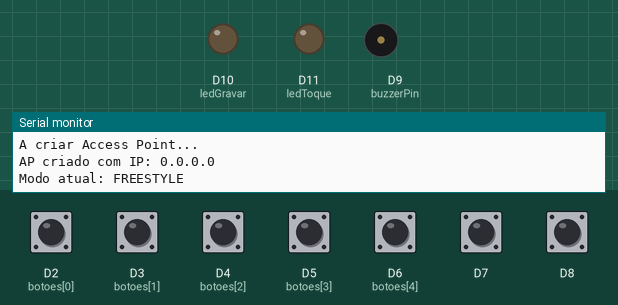
A sketch run on a simulated Arduino Uno R4 WiFi. On the bench: output pins drawn as LEDs (lit = HIGH), buzzer (waves = sounding), the last lines printed to the serial monitor. Dashed ring = blinking. The inputs (shaded band) are chosen by the test bench; at power-on: D2 (botoes[0]), D3 (botoes[1]), D4 (botoes[2]), D5 (botoes[3]), D6 (botoes[4]), D7, D8 HIGH.

Above: at 3.2 s.
3.3 s: D7 pulled LOW for 0.15 s
At 4.5 s:
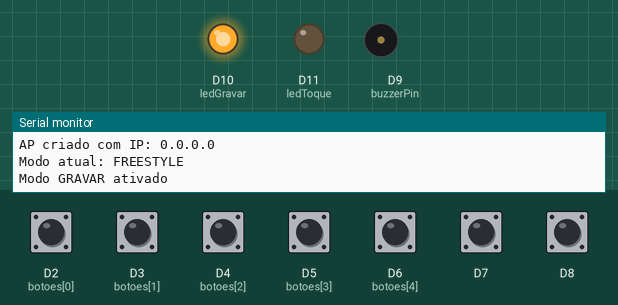
4.9 s: D2 (botoes[0]) pulled LOW for 0.15 s
At 4.97 s:
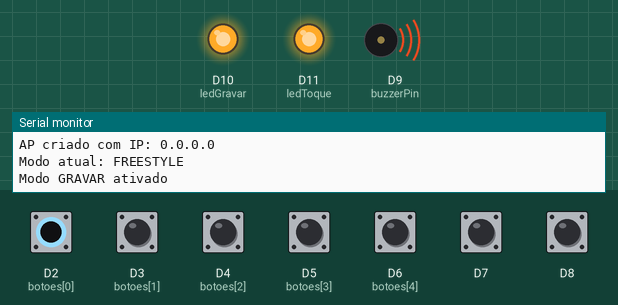
6.5 s: D7 pulled LOW for 1 s
At 6.75 s:
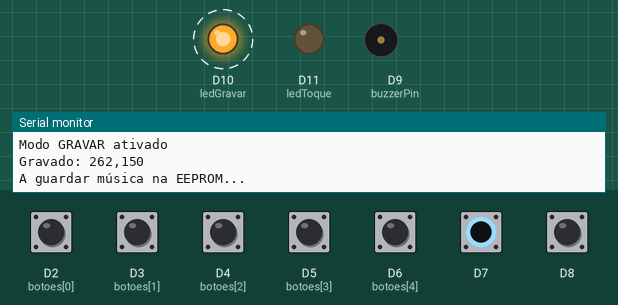
9.0 s: D3 (botoes[1]) pulled LOW for 0.15 s
At 9.07 s:
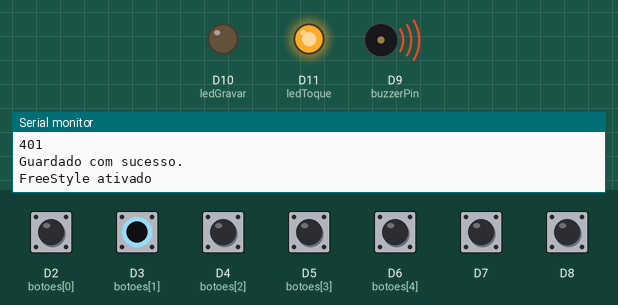
Timing chart, 0 to 12.0 s (numbered marks = the images above; inputs shaded):
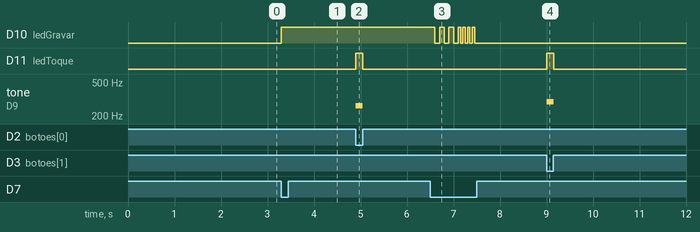

The sketch:

barulho.ino
```cpp
#include <EEPROM.h>
#include <WiFiS3.h>
#include <WiFiServer.h>

char ssid[] = "ArduinoPiano";
char pass[] = "12345678";

WiFiServer server(80);

int buzzerPin = 9;
int botoes[ 5 ] = { 2, 3, 4, 5, 6 };
int frequencias[ 5 ] = { 262, 294, 330, 349, 392 };

String musicaGravada = "";
bool modoGravar = false;

const int ledGravar = 10;
const int ledToque = 11;

void setup() {
  Serial.begin(115200);
  delay(1000);

  Serial.println("A criar Access Point...");
  int status = WiFi.beginAP(ssid, pass);
  if (status != WL_AP_LISTENING) {
    Serial.println("Erro ao iniciar AP");
    while (true);
  }

  delay(1000);
  IPAddress ip = WiFi.localIP();
  Serial.print("AP criado com IP: ");
  Serial.println(ip);

  server.begin();

  pinMode(buzzerPin, OUTPUT);
  for (int i = 0; i < 5; i++) {
    pinMode(botoes[ i ], INPUT_PULLUP);
  }

  pinMode(7, INPUT_PULLUP);
  pinMode(8, INPUT_PULLUP);

  pinMode(ledGravar, OUTPUT);
  pinMode(ledToque, OUTPUT);
  digitalWrite(ledGravar, LOW);
  digitalWrite(ledToque, LOW);

  Serial.println("Modo atual: FREESTYLE");
}

void loop() {
  static int lastNote = -1;
  static unsigned long tempoInicio = 0;
  static bool lastEstadoBotao7 = LOW;

  bool estadoAtualBotao7 = digitalRead(7);
  if (lastEstadoBotao7 == HIGH && estadoAtualBotao7 == LOW) {
    modoGravar = !modoGravar;

    if (!modoGravar) {
      Serial.println("A guardar música na EEPROM...");

      // Piscar LED enquanto guarda
      for (int i = 0; i < 6; i++) {
        digitalWrite(ledGravar, i % 2 == 0 ? HIGH : LOW);
        delay(100);
      }
      salvarMusicaNaEEPROM(musicaGravada);
      digitalWrite(ledGravar, LOW);
      Serial.println("Guardado com sucesso.");
      Serial.println("FreeStyle ativado");
    }
    else {
      musicaGravada = "";
      Serial.println("Modo GRAVAR ativado");
      digitalWrite(ledGravar, HIGH);  // Ligar LED em modo gravar
    }
    delay(300);
  }
  lastEstadoBotao7 = estadoAtualBotao7;

  for (int i = 0; i < 5; i++) {
    if (digitalRead(botoes[ i ]) == LOW) {
      if (lastNote != i) {
        tone(buzzerPin, frequencias[ i ]);
        tempoInicio = millis();
        lastNote = i;
        digitalWrite(ledToque, HIGH);  // LED toca
        delay(10);
      }
      return;
    }
  }

  if (lastNote != -1) {
    noTone(buzzerPin);
    digitalWrite(ledToque, LOW);  // Desligar LED ao soltar
    unsigned long duracao = millis() - tempoInicio;

    if (modoGravar) {
      String linha = String(frequencias[ lastNote ]) + "," + String(duracao) + "\n";
      musicaGravada += linha;
      Serial.print("Gravado: "); Serial.print(linha);
    }

    lastNote = -1;
  }

  if (digitalRead(8) == LOW) {
    Serial.println("Música gravada:");
    String lida = lerMusicaDaEEPROM();
    Serial.println(lida);
    delay(2000);
  }

  // Servidor HTTP
  WiFiClient client = server.available();
  if (client) {
    Serial.println("Novo cliente conectado");
    while (client.connected()) {
      if (client.available()) {
        String req = client.readStringUntil('\r');
        client.read();

        if (req.indexOf("GET /musica") != -1) {
          String resposta = lerMusicaDaEEPROM();
          client.println("HTTP/1.1 200 OK");
          client.println("Content-Type: text/plain");
          client.println("Access-Control-Allow-Origin: *");
          client.print("Content-Length: ");
          client.println(resposta.length());
          client.println();
          client.print(resposta);
        }
        else {
          client.println("HTTP/1.1 200 OK");
          client.println("Content-Type: text/plain");
          client.println();
          client.println("Arduino Piano Web API\nUse /musica para obter a música gravada.");
        }
        break;
      }
    }
    delay(1);
    client.stop();
    Serial.println("Cliente desconectado");
  }
}

void salvarMusicaNaEEPROM(String musica) {
  int len = musica.length();
  bool estadoLed = false;

  Serial.println(EEPROM.length());
  int tempoInicial = millis();
  for (int i = 0; i < len && i < EEPROM.length(); i++) {
    EEPROM.write(i, musica[ i ]);

    // Piscar LED durante escrita
    estadoLed = !estadoLed;
    digitalWrite(ledGravar, estadoLed);
    delay(50);  // Piscar rápido mas visível
  }

  EEPROM.write(len, '\0');  // Terminador nulo
  Serial.println(millis() - tempoInicial);

  digitalWrite(ledGravar, LOW); // Apaga LED no final
}
String lerMusicaDaEEPROM() {
  String lida = "";
  char c;
  for (int i = 0; i < EEPROM.length(); i++) {
    c = EEPROM.read(i);
    if (c == '\0') break;
    lida += c;
  }
  return lida;
}
```

Measured:
- after the input at 3.3 s, D10 (ledGravar): LOW → HIGH at once
- after the input at 4.9 s, D11 (ledToque): LOW → HIGH at once, → LOW 0.15 s later; tone on D9 (buzzerPin): silent → 262 Hz at once, → silent 0.15 s later
- after the input at 6.5 s, D10 (ledGravar): alternates HIGH for 0.05 s and LOW for 0.08 s, 13 changes in all, then stays LOW, starting after 0.10 s
- after the input at 9.0 s, D11 (ledToque): LOW → HIGH at once, → LOW 0.15 s later; tone on D9 (buzzerPin): silent → 294 Hz at once, → silent 0.15 s later
